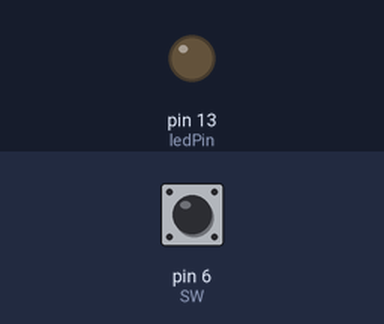
Bench run of a sketch on a simulated Arduino Uno, built with avr-gcc and run on an emulated ATmega328P. Shown: output pins drawn as LEDs (lit = HIGH). The test bench sets the inputs (shaded band); at power-on: pin 6 (SW) LOW.

Above: at 1.2 s.
1.3 s: pin 6 (SW) pulled HIGH for 0.15 s
At 1.37 s:
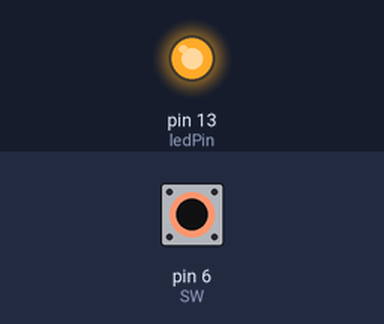
2.9 s: pin 6 (SW) pulled HIGH for 3.2 s
At 6.8 s:
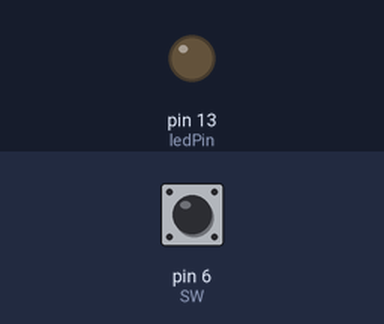
Timing chart, 0 to 8.3 s (numbered marks = the images above; inputs shaded):
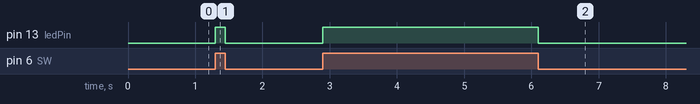

Measured:
- after the input at 1.3 s, pin 13 (ledPin): LOW → HIGH at once, → LOW 0.15 s later
- after the input at 2.9 s, pin 13 (ledPin): LOW → HIGH at once, → LOW 3.2 s later

The sketch:

__P6_P13.ino
```cpp
const int SW = 6;
const int ledPin =  13;

// variables will change:
int j = 0;

void setup() {

  pinMode(ledPin, OUTPUT);

  pinMode(SW, INPUT);
}

void loop() {
  j = digitalRead(SW);

  if (j == 1) {
    // turn LED on:
    digitalWrite(ledPin, HIGH);
  } else {
    // turn LED off:
    digitalWrite(ledPin, LOW);
  }
}
```
